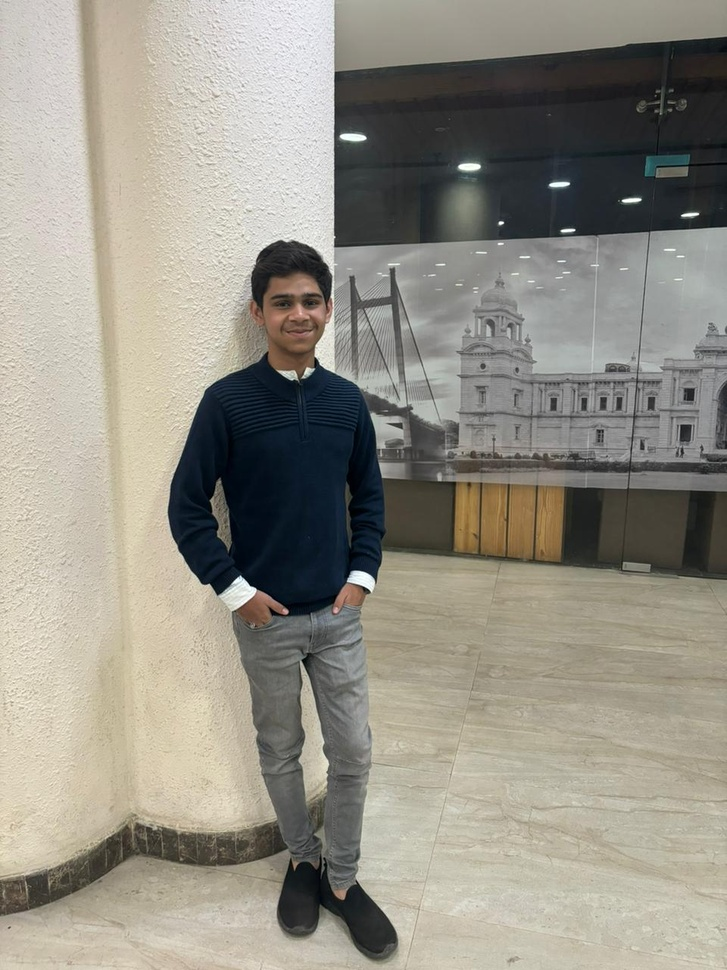
#> input picture hemanta cv.jpg, 727 x 970 px, shrunk from 960 x 1280 before the run, found by its file name
$ python 'image to sketch.py'
#> lines starting #> are read from the running program, lines starting #| are printed output that depends on the picture
import cv2
import os
image = cv2.imread(r'C:\Users\HEMANTA\OneDrive\Desktop\hemanta cv.jpg')
#> image is the input picture: shape (970, 727, 3); mean B, G, R 134.6, 145.3, 148.8

if image is None:
    print("Image not found. Please check the path.")
else:
    gray_img = cv2.cvtColor(image, cv2.COLOR_BGR2GRAY)
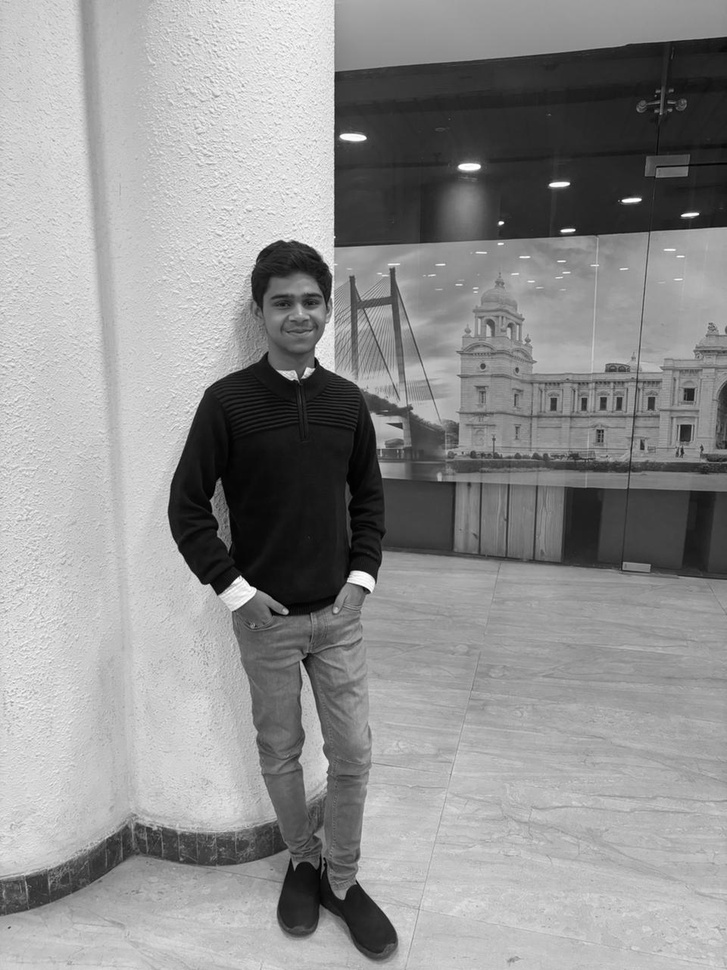
#> gray_img: shape (970, 727); min 0, max 255, mean 145.1
    invert = cv2.bitwise_not(gray_img)
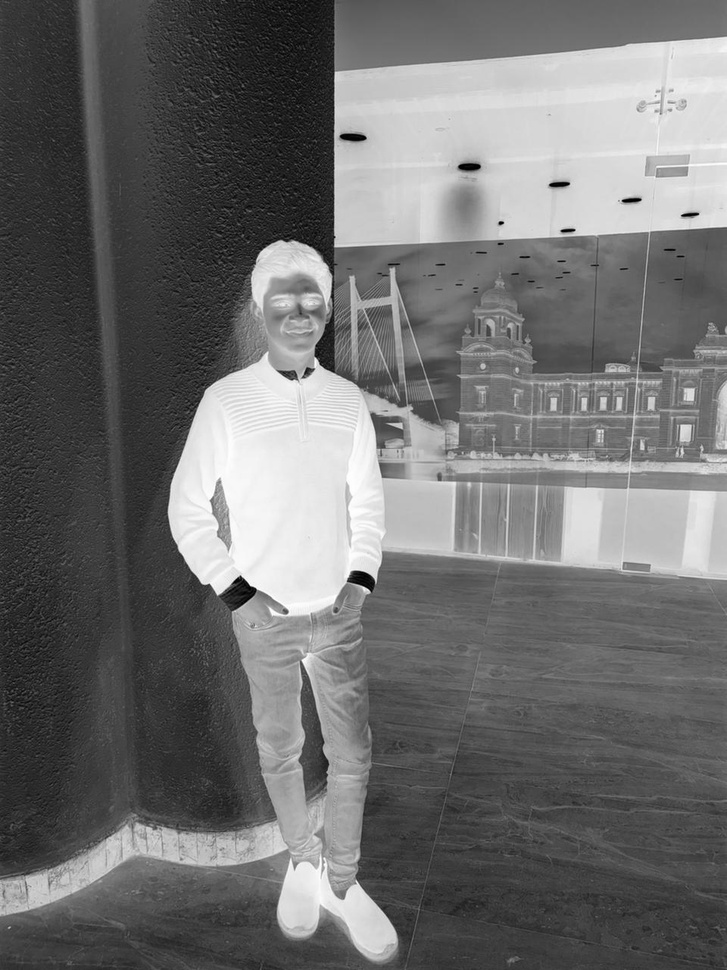
#> invert: shape (970, 727); min 0, max 255, mean 109.9
    blur = cv2.GaussianBlur(invert, (21, 21), 0)
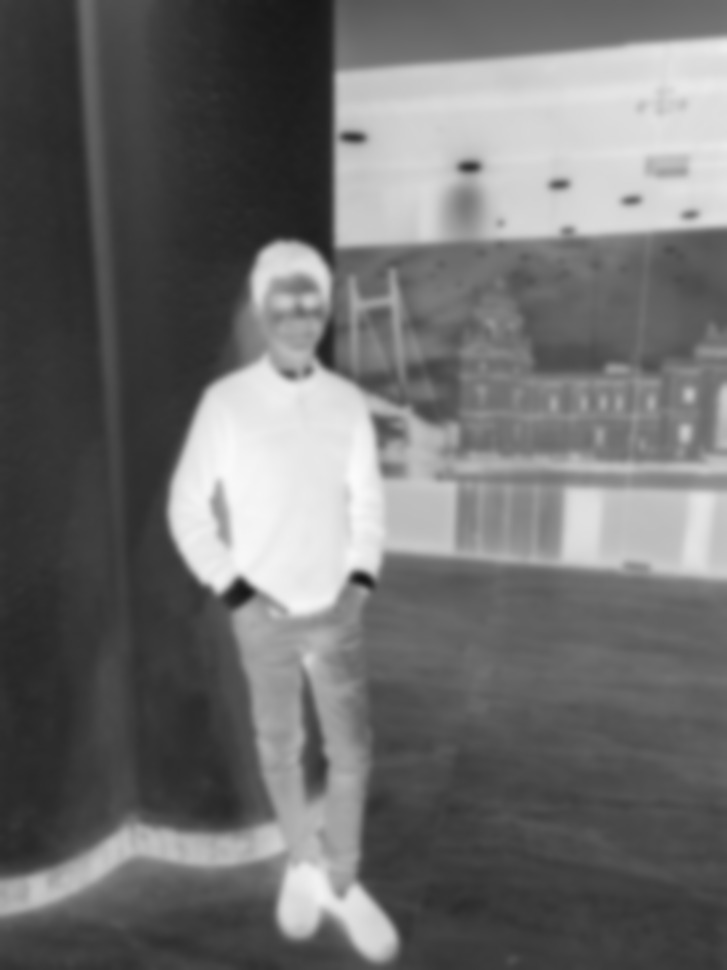
#> blur: shape (970, 727); min 22, max 251, mean 109.9
    inverted_blur = cv2.bitwise_not(blur)
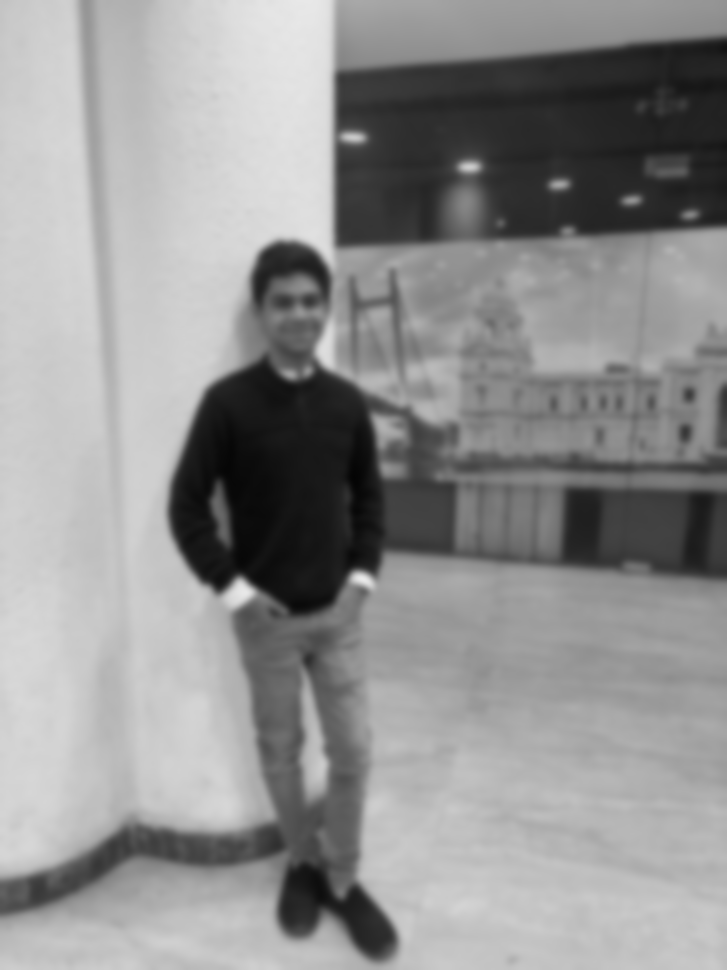
#> inverted_blur: shape (970, 727); min 4, max 233, mean 145.1
    sketch = cv2.divide(gray_img, inverted_blur, scale=256.0)
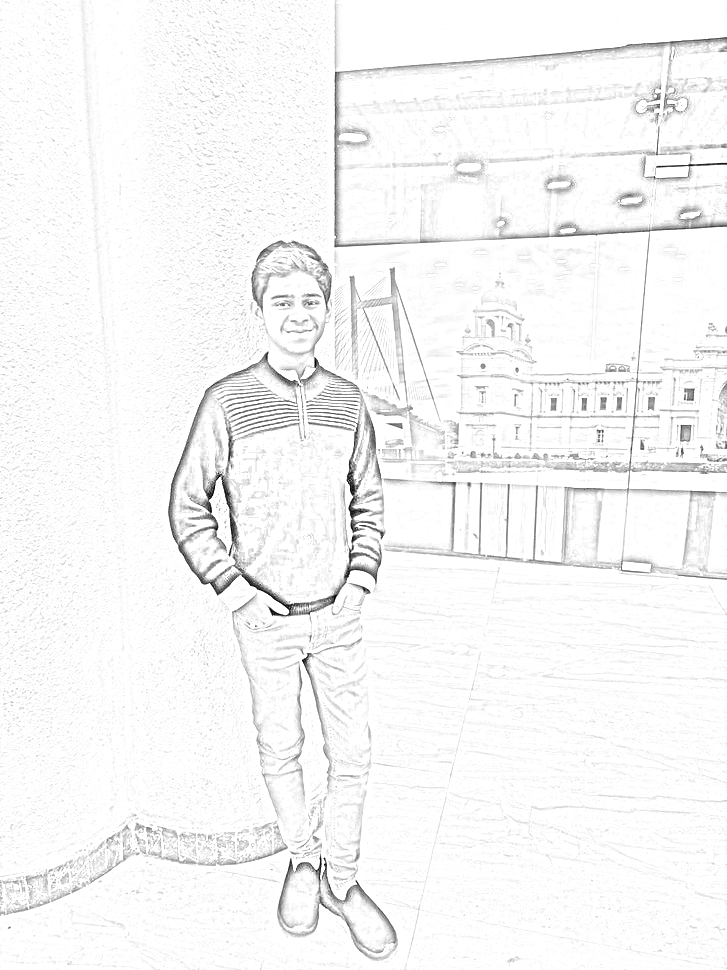
#> sketch: shape (970, 727); min 0, max 255, mean 246.4
    desktop_path = os.path.join(os.path.expanduser("~"), "Desktop", "sketch2.png")
    cv2.imwrite( r'C:\Users\HEMANTA\OneDrive\Desktop\sketch2.png', sketch)
    print(r"Sketch saved as C:\Users\HEMANTA\Desktop\sketch2.png")
